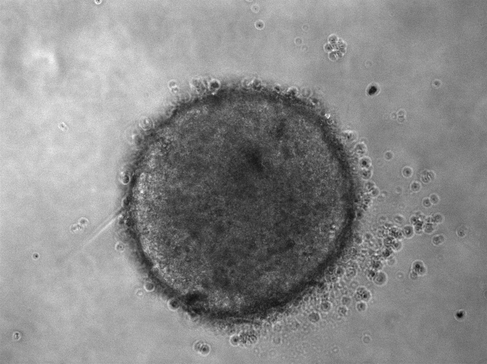
#> input picture ImageAnalysis/NIS/Msgn1_72h/exp15_metabolism_mp1_3d_day3_72hc1xy01.tif, 487 x 364 px, shrunk from 696 x 520 before the run, found by its file name
$ python microscope_image_comparison.py   (older library calls are emulated)
#> lines starting #> are read from the running program, lines starting #| are printed output that depends on the picture; after the words box and inside, x2 and y2 are one past the last pixel; in counts of white or black regions, pixels touching at a corner belong together
import os
import cv2
import numpy as np
import matplotlib.pyplot as plt

# Configuration - Edit these paths
OLD_IMAGE_PATH = r"ImageAnalysis\NIS\Msgn1_72h\exp15_metabolism_mp1_3d_day3_72hc1xy01.tif"  # Replace with actual path
NEW_IMAGE_PATH = r"ImageAnalysis\Zeiss\Msgn1_98h\exp15_Metabolism_MP1_3D_Day4_98h_b0s6c2x42275-1388y70216-1040.tif"  # Replace with actual path
OUTPUT_FOLDER = r"ImageAnalysis\development\investigation_output"  # Folder to save visualization results

def analyze_image_characteristics(old_image_path, new_image_path, output_folder):
    """Compare characteristics between old and new microscope images"""
    print(f"Analyzing images:\n- Old: {old_image_path}\n- New: {new_image_path}")

    # Create output folder if it doesn't exist
    if not os.path.exists(output_folder):
        os.makedirs(output_folder)
        print(f"Created output folder: {output_folder}")

    # Load images
    old_img = cv2.imread(old_image_path, cv2.IMREAD_GRAYSCALE)
#> old_img is the input picture: shape (364, 487); min 6, max 245, mean 137.6
    new_img = cv2.imread(new_image_path, cv2.IMREAD_GRAYSCALE)
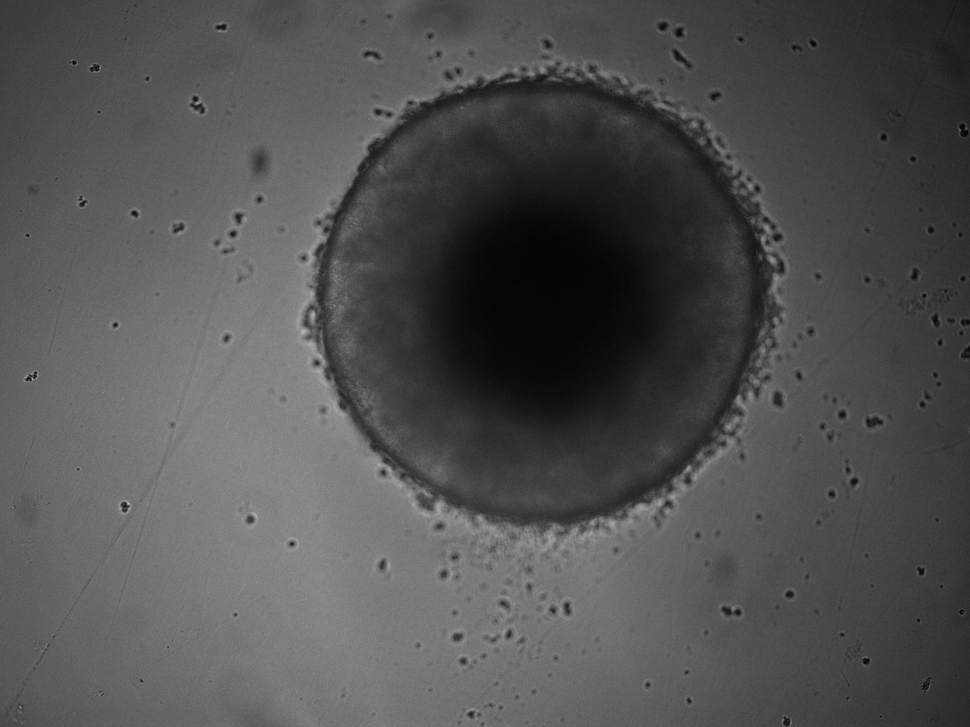
#> input picture ImageAnalysis/Zeiss/Msgn1_98h/exp15_Metabolism_MP1_3D_Day4_98h_b0s6c2x42275-1388y70216-1040.tif, 970 x 727 px, shrunk from 1388 x 1040 before the run, found by its file name
#> new_img is the input picture: shape (727, 970); min 1, max 200, mean 80.9

    if old_img is None:
        print(f"ERROR: Could not read old image at {old_image_path}")
        return
    if new_img is None:
        print(f"ERROR: Could not read new image at {new_image_path}")
        return

    print(f"Successfully loaded both images")

    # Basic image statistics
    print("\n=== Basic Image Statistics ===")
    print(f"Old image - Min: {np.min(old_img)}, Max: {np.max(old_img)}, Mean: {np.mean(old_img):.2f}, StdDev: {np.std(old_img):.2f}")
#| Old image - Min: 6, Max: 245, Mean: 137.56, StdDev: 43.93
    print(f"New image - Min: {np.min(new_img)}, Max: {np.max(new_img)}, Mean: {np.mean(new_img):.2f}, StdDev: {np.std(new_img):.2f}")
#| New image - Min: 1, Max: 200, Mean: 80.91, StdDev: 32.81

    # Create comparison visualizations
    # Original images
    plt.figure(figsize=(12, 10))
    plt.subplot(2, 1, 1)
    plt.title("Old Microscope Image")
    plt.imshow(old_img, cmap='gray')
    plt.axis('off')

    plt.subplot(2, 1, 2)
    plt.title("New Microscope Image")
    plt.imshow(new_img, cmap='gray')
    plt.axis('off')

    plt.tight_layout()
    plt.savefig(os.path.join(output_folder, "1_original_comparison.png"))
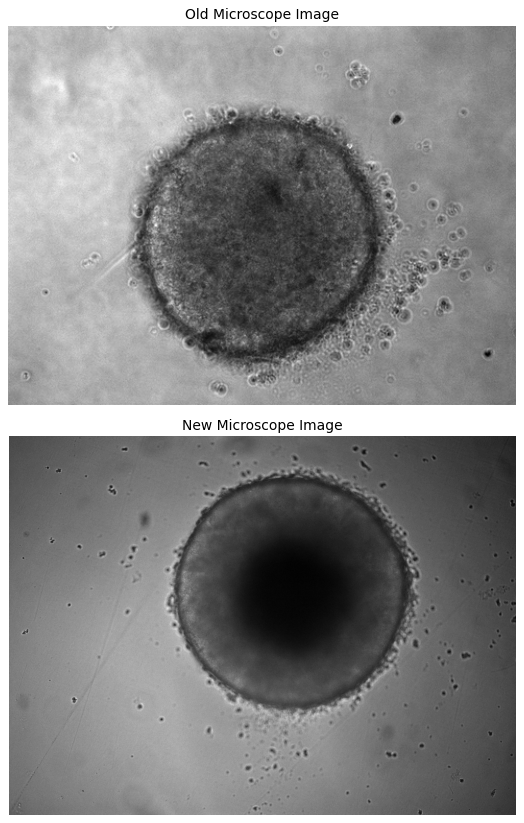
#> figure drawn by matplotlib, 2 panels
    print(f"Saved original image comparison")

    # Histograms
    plt.figure(figsize=(12, 6))
    plt.title("Histogram Comparison")
    old_hist = cv2.calcHist([old_img], [0], None, [256], [0, 256])
#> old_hist = 256 values, max 2327 at index 132, min 0 at index 0, mean 692.5
    new_hist = cv2.calcHist([new_img], [0], None, [256], [0, 256])
#> new_hist = 256 values, max 7662 at index 73, min 0 at index 0, mean 2754.6

    plt.plot(old_hist, color='blue', label='Old Microscope')
    plt.plot(new_hist, color='red', label='New Microscope')
    plt.xlim([0, 256])
    plt.legend()
    plt.savefig(os.path.join(output_folder, "2_histogram_comparison.png"))
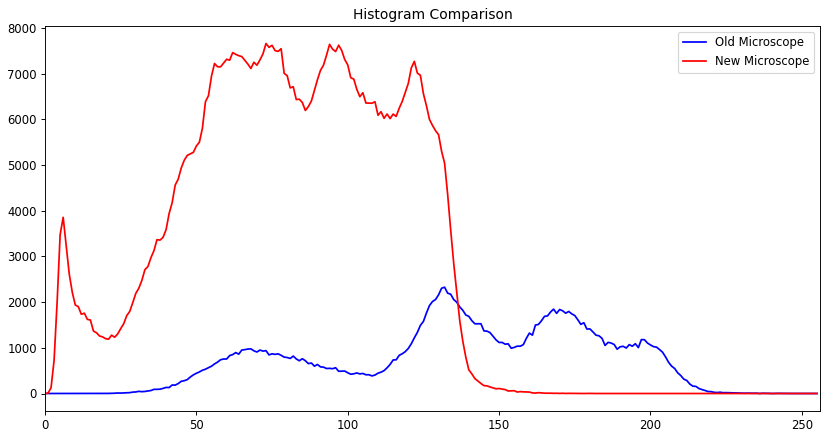
#> figure drawn by matplotlib, 1 panel; curve peaks at x = 132, y = 2327; curve peaks at x = 73, y = 7662
    print(f"Saved histogram comparison")

    # Edge detection comparison
    old_edges = cv2.Sobel(old_img, cv2.CV_64F, 1, 0, ksize=3)
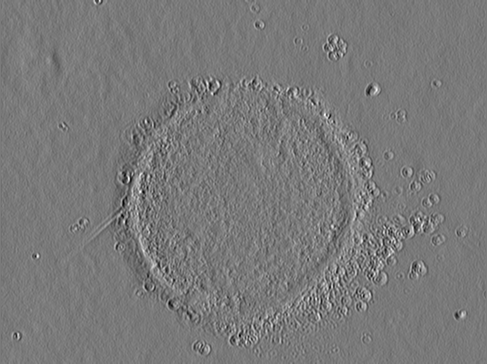
#> old_edges: shape (364, 487) float64; min -396, max 430, mean -1; drawn with min black and max white
    new_edges = cv2.Sobel(new_img, cv2.CV_64F, 1, 0, ksize=3)
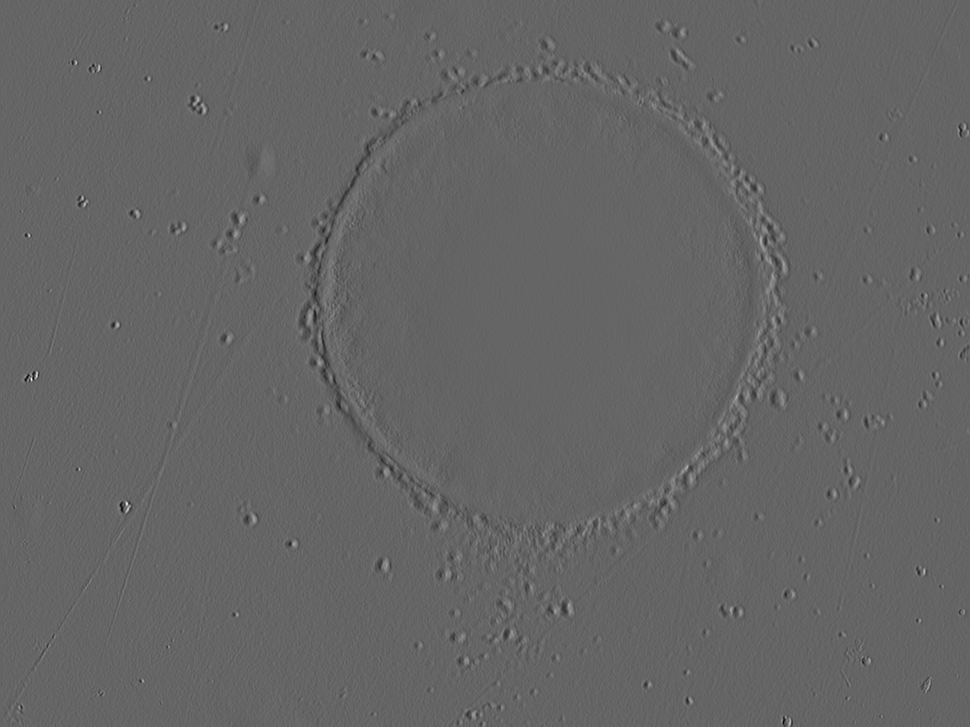
#> new_edges: shape (727, 970) float64; min -371, max 562, mean -0.3; drawn with min black and max white

    # Normalize edge images for better visualization
    old_edges = np.abs(old_edges)
    new_edges = np.abs(new_edges)
    old_edges = np.uint8(255 * old_edges / np.max(old_edges))
    new_edges = np.uint8(255 * new_edges / np.max(new_edges))

    plt.figure(figsize=(12, 10))
    plt.subplot(2, 1, 1)
    plt.title("Edge Detection - Old Microscope")
    plt.imshow(old_edges, cmap='gray')
    plt.axis('off')

    plt.subplot(2, 1, 2)
    plt.title("Edge Detection - New Microscope")
    plt.imshow(new_edges, cmap='gray')
    plt.axis('off')

    plt.tight_layout()
    plt.savefig(os.path.join(output_folder, "3_edge_detection_comparison.png"))
    print(f"Saved edge detection comparison")

    # Thresholding comparison
    _, old_thresh = cv2.threshold(old_img, 0, 255, cv2.THRESH_BINARY_INV + cv2.THRESH_OTSU)
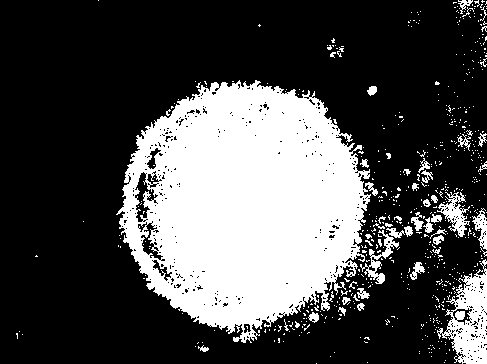
#> old_thresh: shape (364, 487); 29.7% white; 604 white regions (556 under 20 px), largest, box (x1, y1, x2, y2) and area: (116, 80, 371, 343) 45230, (437, 259, 487, 364) 2630, (437, 192, 470, 237) 594
    _, new_thresh = cv2.threshold(new_img, 0, 255, cv2.THRESH_BINARY_INV + cv2.THRESH_OTSU)
#> new_thresh: shape (727, 970); 47.8% white; 1382 white regions (1300 under 20 px), largest, box (x1, y1, x2, y2) and area: (315, 62, 785, 531) 157107, (495, 0, 970, 727) 150096, (0, 0, 209, 221) 18771

    plt.figure(figsize=(12, 10))
    plt.subplot(2, 1, 1)
    plt.title("Otsu Thresholding - Old Microscope")
    plt.imshow(old_thresh, cmap='gray')
    plt.axis('off')

    plt.subplot(2, 1, 2)
    plt.title("Otsu Thresholding - New Microscope")
    plt.imshow(new_thresh, cmap='gray')
    plt.axis('off')

    plt.tight_layout()
    plt.savefig(os.path.join(output_folder, "4_threshold_comparison.png"))
    print(f"Saved threshold comparison")

    # Try adaptive thresholding too
    old_adaptive = cv2.adaptiveThreshold(old_img, 255, cv2.ADAPTIVE_THRESH_GAUSSIAN_C,
                                         cv2.THRESH_BINARY_INV, 21, 5)
#> old_adaptive: shape (364, 487); 22.4% white in thin lines or dots
    new_adaptive = cv2.adaptiveThreshold(new_img, 255, cv2.ADAPTIVE_THRESH_GAUSSIAN_C,
                                         cv2.THRESH_BINARY_INV, 21, 5)
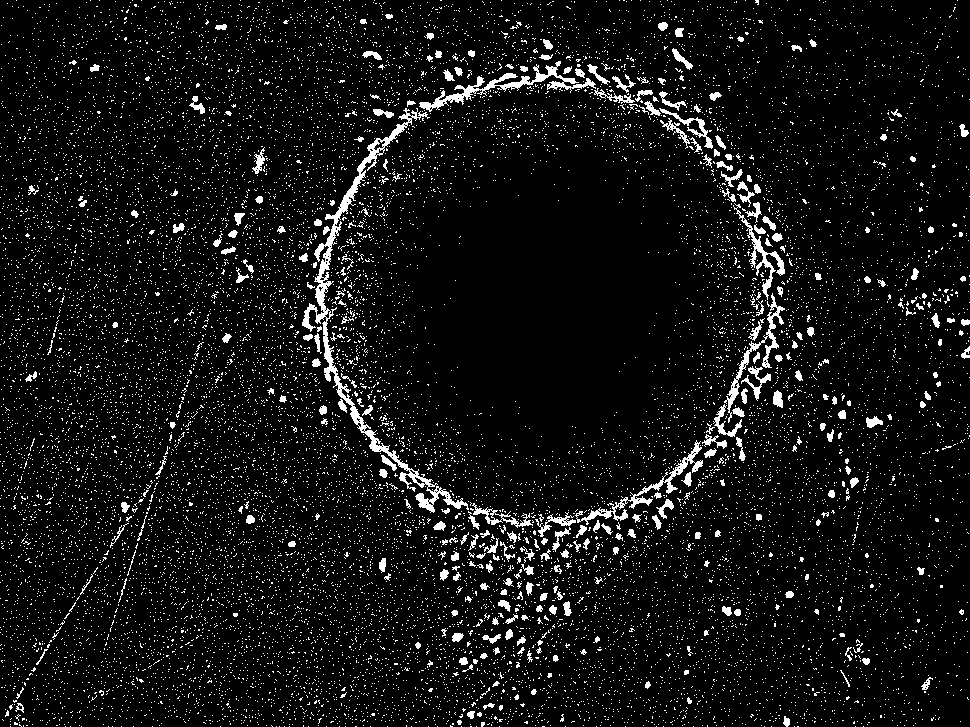
#> new_adaptive: shape (727, 970); 6.9% white in thin lines or dots

    plt.figure(figsize=(12, 10))
    plt.subplot(2, 1, 1)
    plt.title("Adaptive Thresholding - Old Microscope")
    plt.imshow(old_adaptive, cmap='gray')
    plt.axis('off')

    plt.subplot(2, 1, 2)
    plt.title("Adaptive Thresholding - New Microscope")
    plt.imshow(new_adaptive, cmap='gray')
    plt.axis('off')

    plt.tight_layout()
    plt.savefig(os.path.join(output_folder, "5_adaptive_threshold_comparison.png"))
    print(f"Saved adaptive threshold comparison")

    print("\nAnalysis complete! Review the generated images in the output folder.")
    print("Look for differences in contrast, brightness, edge clarity, and noise levels.")

if __name__ == "__main__":
    analyze_image_characteristics(OLD_IMAGE_PATH, NEW_IMAGE_PATH, OUTPUT_FOLDER)
    print("\nRun this script on multiple image pairs to identify consistent differences.")
